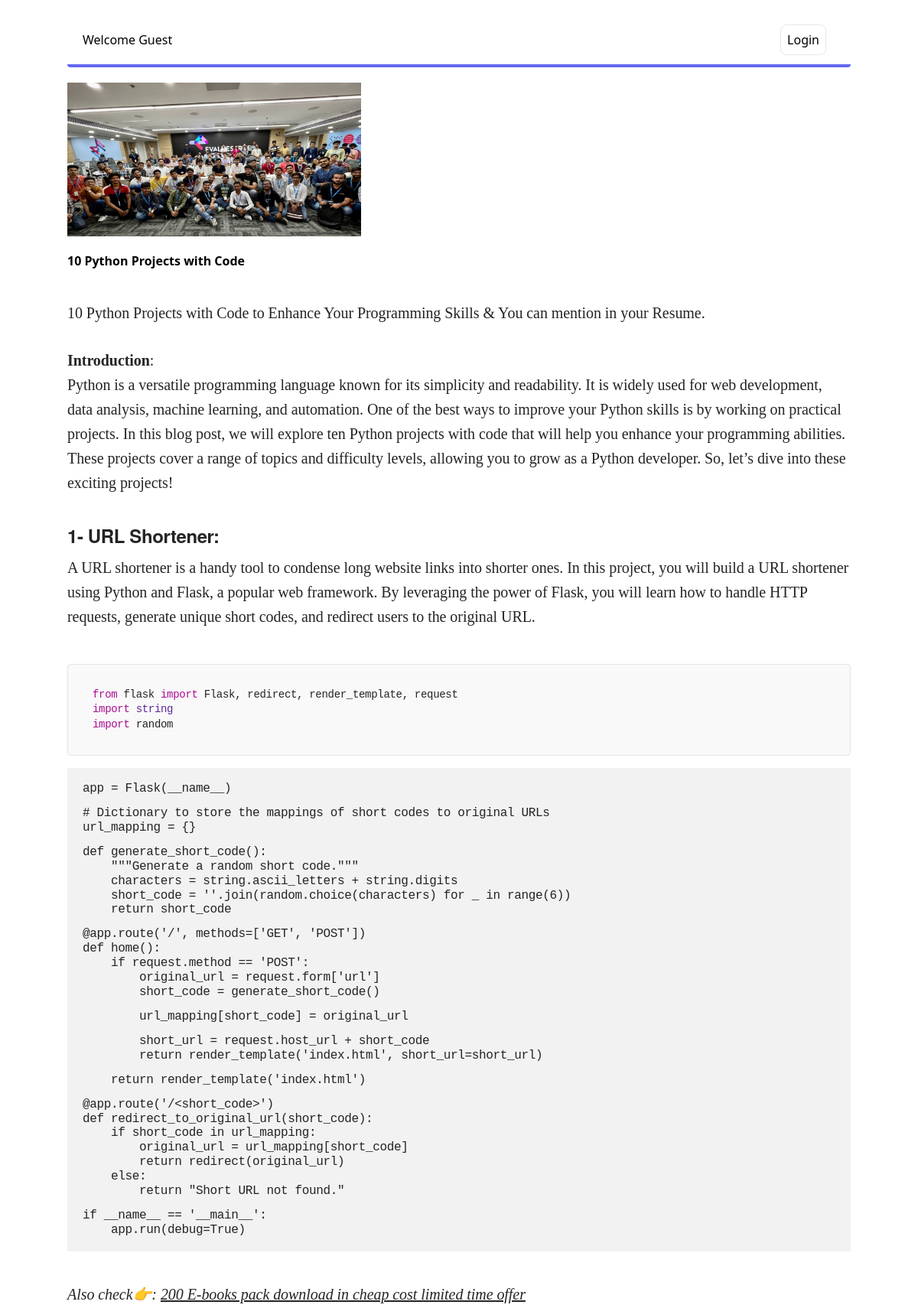
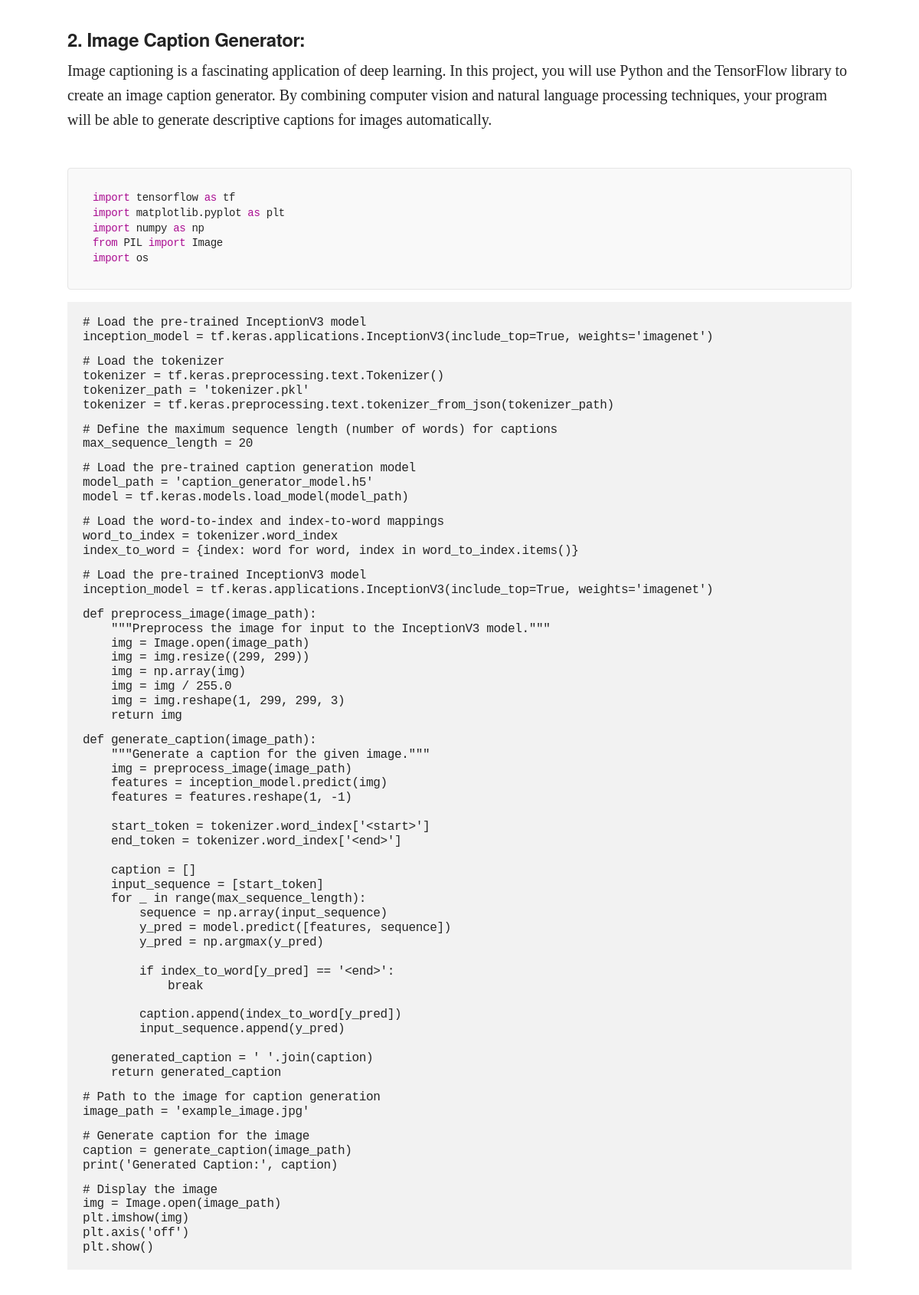
The page /blog-detail/10-python-projects-with-codeop4ce (upper part) on the database its author committed (2 pictures, top to bottom).
### Blog/models.py (models this page shows, shortened)
class Blog(models.Model):
    title = models.CharField(max_length=1000)
    content = FroalaField()
    slug = models.SlugField(max_length=1000, null=True, blank=True)
    user = models.ForeignKey(User, blank=True, null=True,
                             on_delete=models.CASCADE)
    image = models.ImageField(upload_to='images/', null=True, blank=True)
    created_at = models.DateTimeField(auto_now_add=True)
    upload_to = models.DateTimeField(auto_now=True)

### Blog/views.py (the view)
# urls.py: path('blog-detail/<slug>', blog_detail, name="blog_detail"),
def blog_detail(request, slug):
    context = {}
    try:
        blog_obj = Blog.objects.filter(slug=slug).first()
        context['blog_obj'] = blog_obj
    except Exception as e:
        print(e)
    return render(request, 'blog_detail.html', context)

### Blog/templates/blog_detail.html
{% extends "base.html" %}
{% block content %}
<section>
    <div class="container mx-auto">
        <div class="row text-center ">
            <div class="col-xl-10 mx-auto justify-center"><img class="img-fluid  w-96 mb-5"
                    src="/media/{{blog_obj.image}}"
                    alt=""></div>
        </div>
        <div>
            <h1 class="font-bold">{{blog_obj.title}}</h1>
        </div>
        <div class="row">
            <div class="col-xl-8 col-lg-10 mx-auto">
                <div class="text-content">
                    {{blog_obj.content|safe}}
                </div>
            </div>
        </div>
    </div>
</section>
{% endblock %}

### rows shown on the page
Blog: image (picture), title "10 Python Projects with Code", content "10 Python Projects with Code to Enhance Your Programming Skills & You can mention in your Resume. Introduction : Python is a versatile programming language known for its simplicity and readability. It is widely used for web development, data analysis, machine learning, and automation. One of the best ways to improve your Python skills is by working on practical projects. In this blog post, we will explore ten Python projects with code that will help you enhance your programming abilities. These projects cover a range of topics and difficulty levels, allowing you to grow as a Python developer. So, let’s dive into these exciting projects! 1- URL Shortener: A URL shortener is a handy tool to…"
